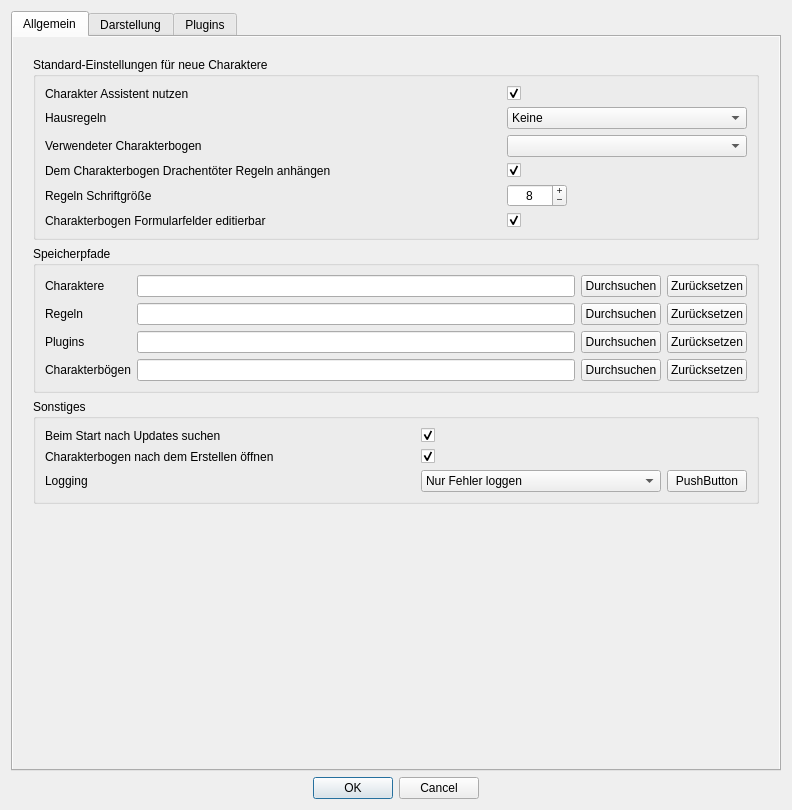
<?xml version="1.0" encoding="UTF-8"?>
<ui version="4.0">
 <class>SettingsWindow</class>
 <widget class="QDialog" name="SettingsWindow">
  <property name="windowModality">
   <enum>Qt::WindowModality::ApplicationModal</enum>
  </property>
  <property name="geometry">
   <rect>
    <x>0</x>
    <y>0</y>
    <width>792</width>
    <height>810</height>
   </rect>
  </property>
  <property name="minimumSize">
   <size>
    <width>520</width>
    <height>0</height>
   </size>
  </property>
  <property name="windowTitle">
   <string>Taverne - Einstellungen</string>
  </property>
  <layout class="QGridLayout" name="gridLayout">
   <property name="leftMargin">
    <number>11</number>
   </property>
   <property name="topMargin">
    <number>11</number>
   </property>
   <property name="rightMargin">
    <number>11</number>
   </property>
   <property name="bottomMargin">
    <number>11</number>
   </property>
   <item row="3" column="0">
    <widget class="QDialogButtonBox" name="buttonBox">
     <property name="orientation">
      <enum>Qt::Orientation::Horizontal</enum>
     </property>
     <property name="standardButtons">
      <set>QDialogButtonBox::StandardButton::Cancel|QDialogButtonBox::StandardButton::Ok</set>
     </property>
     <property name="centerButtons">
      <bool>true</bool>
     </property>
    </widget>
   </item>
   <item row="0" column="0">
    <widget class="QTabWidget" name="tabWidget">
     <property name="currentIndex">
      <number>0</number>
     </property>
     <property name="class" stdset="0">
      <string>tabNavigation</string>
     </property>
     <widget class="QWidget" name="tab">
      <attribute name="title">
       <string>Allgemein</string>
      </attribute>
      <layout class="QGridLayout" name="gridLayout_7">
       <property name="leftMargin">
        <number>0</number>
       </property>
       <property name="topMargin">
        <number>0</number>
       </property>
       <property name="rightMargin">
        <number>0</number>
       </property>
       <property name="bottomMargin">
        <number>0</number>
       </property>
       <item row="0" column="0">
        <widget class="QScrollArea" name="scrollArea">
         <property name="frameShape">
          <enum>QFrame::Shape::NoFrame</enum>
         </property>
         <property name="widgetResizable">
          <bool>true</bool>
         </property>
         <property name="class" stdset="0">
          <string>transparent</string>
         </property>
         <widget class="QWidget" name="scrollAreaWidgetContents">
          <property name="geometry">
           <rect>
            <x>0</x>
            <y>0</y>
            <width>766</width>
            <height>728</height>
           </rect>
          </property>
          <layout class="QVBoxLayout" name="verticalLayout">
           <property name="leftMargin">
            <number>20</number>
           </property>
           <property name="topMargin">
            <number>20</number>
           </property>
           <property name="rightMargin">
            <number>20</number>
           </property>
           <property name="bottomMargin">
            <number>20</number>
           </property>
           <item>
            <widget class="QGroupBox" name="groupBox">
             <property name="font">
              <font>
               <bold>false</bold>
              </font>
             </property>
             <property name="title">
              <string>Standard-Einstellungen für neue Charaktere</string>
             </property>
             <property name="flat">
              <bool>false</bool>
             </property>
             <layout class="QGridLayout" name="gridLayout_3">
              <item row="8" column="0">
               <widget class="QLabel" name="label_16">
                <property name="text">
                 <string>Dem Charakterbogen Drachentöter Regeln anhängen</string>
                </property>
               </widget>
              </item>
              <item row="2" column="1">
               <spacer name="horizontalSpacer_4">
                <property name="orientation">
                 <enum>Qt::Orientation::Horizontal</enum>
                </property>
                <property name="sizeHint" stdset="0">
                 <size>
                  <width>40</width>
                  <height>20</height>
                 </size>
                </property>
               </spacer>
              </item>
              <item row="9" column="2">
               <widget class="QSpinBox" name="spinRulesFontSize">
                <property name="minimumSize">
                 <size>
                  <width>60</width>
                  <height>0</height>
                 </size>
                </property>
                <property name="maximumSize">
                 <size>
                  <width>60</width>
                  <height>16777215</height>
                 </size>
                </property>
                <property name="alignment">
                 <set>Qt::AlignmentFlag::AlignCenter</set>
                </property>
                <property name="buttonSymbols">
                 <enum>QAbstractSpinBox::ButtonSymbols::PlusMinus</enum>
                </property>
                <property name="minimum">
                 <number>6</number>
                </property>
                <property name="maximum">
                 <number>12</number>
                </property>
                <property name="value">
                 <number>8</number>
                </property>
               </widget>
              </item>
              <item row="10" column="0">
               <widget class="QLabel" name="label_19">
                <property name="text">
                 <string>Charakterbogen Formularfelder editierbar</string>
                </property>
               </widget>
              </item>
              <item row="10" column="2">
               <widget class="QCheckBox" name="checkFormular">
                <property name="toolTip">
                 <string>&lt;html&gt;&lt;head/&gt;&lt;body&gt;&lt;p&gt;Manche PDF-Reader können Formularfelder in PDF-Dokumenten nicht durchsuchen oder machen beispielsweise Probleme wegen der automatischen Schriftgröße. Die Formularfelder erhöhen die Dateigröße außerdem rund 10%. Mit dieser Option kannst du diese in reine Textfelder umwandeln. Sie sind dann allerdings nicht mehr editierbar. Diese Einstellung gilt für neue Charaktere. Du kannst sie nachträglich im Info-Tab des Charaktereditors ändern.&lt;/p&gt;&lt;/body&gt;&lt;/html&gt;</string>
                </property>
                <property name="text">
                 <string/>
                </property>
                <property name="checked">
                 <bool>true</bool>
                </property>
               </widget>
              </item>
              <item row="1" column="2">
               <widget class="QCheckBox" name="checkWizard">
                <property name="toolTip">
                 <string>&lt;html&gt;&lt;head/&gt;&lt;body&gt;&lt;p&gt;Der Charakter Assistent erscheint beim Erstellen eines neuen Charakters und beschleunigt die Erstellung durch Schablonen für Spezies, Kultur und Profession.&lt;/p&gt;&lt;/body&gt;&lt;/html&gt;</string>
                </property>
                <property name="text">
                 <string/>
                </property>
                <property name="checked">
                 <bool>true</bool>
                </property>
               </widget>
              </item>
              <item row="1" column="0">
               <widget class="QLabel" name="label_17">
                <property name="text">
                 <string>Charakter Assistent nutzen</string>
                </property>
               </widget>
              </item>
              <item row="4" column="2">
               <widget class="QComboBox" name="comboBogen">
                <property name="minimumSize">
                 <size>
                  <width>240</width>
                  <height>0</height>
                 </size>
                </property>
                <property name="toolTip">
                 <string>&lt;html&gt;&lt;head/&gt;&lt;body&gt;&lt;p&gt;Hier erscheinen alle Charakterbögen, die mit Taverne geliefert werden sowie alle aus deinem Charakterbogen-Pfad, siehe unten. Der gewählte Charakterbogen wird bei neuen Charakteren automatisch aktiv gesetzt. Dies kannst du nachträglich im Info-Tab des Charaktereditors ändern.&lt;/p&gt;&lt;/body&gt;&lt;/html&gt;</string>
                </property>
               </widget>
              </item>
              <item row="9" column="0">
               <widget class="QLabel" name="label_6">
                <property name="font">
                 <font>
                  <italic>false</italic>
                  <bold>false</bold>
                 </font>
                </property>
                <property name="text">
                 <string>Regeln Schriftgröße</string>
                </property>
               </widget>
              </item>
              <item row="2" column="0">
               <widget class="QLabel" name="label_4">
                <property name="text">
                 <string>Hausregeln</string>
                </property>
               </widget>
              </item>
              <item row="2" column="2">
               <widget class="QComboBox" name="comboRegelbasis">
                <property name="minimumSize">
                 <size>
                  <width>240</width>
                  <height>0</height>
                 </size>
                </property>
                <property name="toolTip">
                 <string>&lt;html&gt;&lt;head/&gt;&lt;body&gt;&lt;p&gt;Hier erscheinen alle Hausregeldatenbanken in deinem Regel-Pfad, siehe unten. Die gewählten Hausregeln werden bei neuen Charakteren automatisch aktiv gesetzt. Dies kannst du nachträglich im Info-Tab des Charaktereditors ändern.&lt;/p&gt;&lt;/body&gt;&lt;/html&gt;</string>
                </property>
                <item>
                 <property name="text">
                  <string>Keine</string>
                 </property>
                </item>
               </widget>
              </item>
              <item row="8" column="2">
               <widget class="QCheckBox" name="checkCheatsheet">
                <property name="toolTip">
                 <string>&lt;html&gt;&lt;head/&gt;&lt;body&gt;&lt;p&gt;Taverne kann automatisch alle Regeln, die für deinen Charakter relevant sind, zusammentragen und deiner PDF hinten anfügen. Diese Einstellung gilt für neue Charaktere. Du kannst sie nachträglich im Info-Tab des Charaktereditors ändern.&lt;/p&gt;&lt;/body&gt;&lt;/html&gt;</string>
                </property>
                <property name="text">
                 <string/>
                </property>
                <property name="checked">
                 <bool>true</bool>
                </property>
               </widget>
              </item>
              <item row="4" column="0">
               <widget class="QLabel" name="label">
                <property name="font">
                 <font>
                  <italic>false</italic>
                  <bold>false</bold>
                 </font>
                </property>
                <property name="text">
                 <string>Verwendeter Charakterbogen</string>
                </property>
               </widget>
              </item>
             </layout>
            </widget>
           </item>
           <item>
            <widget class="QGroupBox" name="groupBox_2">
             <property name="title">
              <string>Speicherpfade</string>
             </property>
             <layout class="QGridLayout" name="gridLayout_5">
              <item row="3" column="0">
               <widget class="QLabel" name="label_7">
                <property name="minimumSize">
                 <size>
                  <width>70</width>
                  <height>0</height>
                 </size>
                </property>
                <property name="text">
                 <string>Plugins</string>
                </property>
               </widget>
              </item>
              <item row="2" column="0">
               <widget class="QLabel" name="label_3">
                <property name="minimumSize">
                 <size>
                  <width>70</width>
                  <height>0</height>
                 </size>
                </property>
                <property name="text">
                 <string>Regeln</string>
                </property>
               </widget>
              </item>
              <item row="3" column="2">
               <widget class="QPushButton" name="buttonPlugins">
                <property name="font">
                 <font>
                  <hintingpreference>PreferNoHinting</hintingpreference>
                 </font>
                </property>
                <property name="toolTip">
                 <string>Ordner suchen</string>
                </property>
                <property name="text">
                 <string>Durchsuchen</string>
                </property>
                <property name="class" stdset="0">
                 <string>icon</string>
                </property>
               </widget>
              </item>
              <item row="3" column="3">
               <widget class="QPushButton" name="resetPlugins">
                <property name="font">
                 <font>
                  <hintingpreference>PreferNoHinting</hintingpreference>
                 </font>
                </property>
                <property name="toolTip">
                 <string>Auf den Standardordner zurücksetzen</string>
                </property>
                <property name="text">
                 <string>Zurücksetzen</string>
                </property>
                <property name="class" stdset="0">
                 <string>icon</string>
                </property>
               </widget>
              </item>
              <item row="0" column="3">
               <widget class="QPushButton" name="resetChar">
                <property name="font">
                 <font>
                  <hintingpreference>PreferNoHinting</hintingpreference>
                 </font>
                </property>
                <property name="toolTip">
                 <string>Auf den Standardordner zurücksetzen</string>
                </property>
                <property name="text">
                 <string>Zurücksetzen</string>
                </property>
                <property name="class" stdset="0">
                 <string>icon</string>
                </property>
               </widget>
              </item>
              <item row="2" column="1">
               <widget class="QLineEdit" name="editRegeln"/>
              </item>
              <item row="0" column="1">
               <widget class="QLineEdit" name="editChar">
                <property name="readOnly">
                 <bool>false</bool>
                </property>
                <property name="clearButtonEnabled">
                 <bool>false</bool>
                </property>
               </widget>
              </item>
              <item row="2" column="3">
               <widget class="QPushButton" name="resetRegeln">
                <property name="font">
                 <font>
                  <hintingpreference>PreferNoHinting</hintingpreference>
                 </font>
                </property>
                <property name="toolTip">
                 <string>Auf den Standardordner zurücksetzen</string>
                </property>
                <property name="text">
                 <string>Zurücksetzen</string>
                </property>
                <property name="class" stdset="0">
                 <string>icon</string>
                </property>
               </widget>
              </item>
              <item row="2" column="2">
               <widget class="QPushButton" name="buttonRegeln">
                <property name="font">
                 <font>
                  <hintingpreference>PreferNoHinting</hintingpreference>
                 </font>
                </property>
                <property name="toolTip">
                 <string>Ordner suchen</string>
                </property>
                <property name="text">
                 <string>Durchsuchen</string>
                </property>
                <property name="class" stdset="0">
                 <string>icon</string>
                </property>
               </widget>
              </item>
              <item row="0" column="0">
               <widget class="QLabel" name="label_2">
                <property name="minimumSize">
                 <size>
                  <width>70</width>
                  <height>0</height>
                 </size>
                </property>
                <property name="text">
                 <string>Charaktere</string>
                </property>
               </widget>
              </item>
              <item row="3" column="1">
               <widget class="QLineEdit" name="editPlugins"/>
              </item>
              <item row="0" column="2">
               <widget class="QPushButton" name="buttonChar">
                <property name="font">
                 <font>
                  <hintingpreference>PreferNoHinting</hintingpreference>
                 </font>
                </property>
                <property name="toolTip">
                 <string>Ordner suchen</string>
                </property>
                <property name="text">
                 <string>Durchsuchen</string>
                </property>
                <property name="class" stdset="0">
                 <string>icon</string>
                </property>
               </widget>
              </item>
              <item row="4" column="0">
               <widget class="QLabel" name="label_18">
                <property name="text">
                 <string>Charakterbögen</string>
                </property>
               </widget>
              </item>
              <item row="4" column="1">
               <widget class="QLineEdit" name="editCharakterboegen"/>
              </item>
              <item row="4" column="2">
               <widget class="QPushButton" name="buttonCharakterboegen">
                <property name="font">
                 <font>
                  <hintingpreference>PreferNoHinting</hintingpreference>
                 </font>
                </property>
                <property name="text">
                 <string>Durchsuchen</string>
                </property>
                <property name="class" stdset="0">
                 <string>icon</string>
                </property>
               </widget>
              </item>
              <item row="4" column="3">
               <widget class="QPushButton" name="resetCharakterboegen">
                <property name="font">
                 <font>
                  <hintingpreference>PreferNoHinting</hintingpreference>
                 </font>
                </property>
                <property name="text">
                 <string>Zurücksetzen</string>
                </property>
                <property name="class" stdset="0">
                 <string>icon</string>
                </property>
               </widget>
              </item>
             </layout>
            </widget>
           </item>
           <item>
            <widget class="QGroupBox" name="groupBox_5">
             <property name="title">
              <string>Sonstiges</string>
             </property>
             <layout class="QGridLayout" name="gridLayout_4">
              <item row="4" column="0">
               <widget class="QLabel" name="label_5">
                <property name="text">
                 <string>Logging</string>
                </property>
               </widget>
              </item>
              <item row="2" column="2">
               <widget class="QCheckBox" name="checkUpdate">
                <property name="toolTip">
                 <string>&lt;html&gt;&lt;head/&gt;&lt;body&gt;&lt;p&gt;Falls aktiviert sendet Taverne bei jedem Start eine Anfrage an github.com, um nachzusehen, ob es eine neuere Version gibt.&lt;/p&gt;&lt;/body&gt;&lt;/html&gt;</string>
                </property>
                <property name="text">
                 <string/>
                </property>
                <property name="checked">
                 <bool>true</bool>
                </property>
               </widget>
              </item>
              <item row="2" column="0">
               <widget class="QLabel" name="label_14">
                <property name="text">
                 <string>Beim Start nach Updates suchen</string>
                </property>
               </widget>
              </item>
              <item row="4" column="2" colspan="2">
               <layout class="QHBoxLayout" name="horizontalLayout">
                <item>
                 <widget class="QComboBox" name="comboLogging">
                  <property name="minimumSize">
                   <size>
                    <width>240</width>
                    <height>0</height>
                   </size>
                  </property>
                  <property name="currentIndex">
                   <number>0</number>
                  </property>
                  <item>
                   <property name="text">
                    <string>Nur Fehler loggen</string>
                   </property>
                  </item>
                  <item>
                   <property name="text">
                    <string>Warnungen und Fehler loggen</string>
                   </property>
                  </item>
                  <item>
                   <property name="text">
                    <string>Alles loggen</string>
                   </property>
                  </item>
                 </widget>
                </item>
                <item>
                 <widget class="QPushButton" name="buttonLogOpen">
                  <property name="font">
                   <font>
                    <hintingpreference>PreferNoHinting</hintingpreference>
                   </font>
                  </property>
                  <property name="toolTip">
                   <string>Logdatei zeigen</string>
                  </property>
                  <property name="text">
                   <string>PushButton</string>
                  </property>
                  <property name="class" stdset="0">
                   <string>icon</string>
                  </property>
                 </widget>
                </item>
               </layout>
              </item>
              <item row="4" column="1">
               <spacer name="horizontalSpacer_5">
                <property name="orientation">
                 <enum>Qt::Orientation::Horizontal</enum>
                </property>
                <property name="sizeHint" stdset="0">
                 <size>
                  <width>40</width>
                  <height>20</height>
                 </size>
                </property>
               </spacer>
              </item>
              <item row="3" column="0">
               <widget class="QLabel" name="label_15">
                <property name="text">
                 <string>Charakterbogen nach dem Erstellen öffnen</string>
                </property>
               </widget>
              </item>
              <item row="3" column="2">
               <widget class="QCheckBox" name="checkPDFOpen">
                <property name="text">
                 <string/>
                </property>
                <property name="checked">
                 <bool>true</bool>
                </property>
               </widget>
              </item>
             </layout>
            </widget>
           </item>
           <item>
            <spacer name="verticalSpacer_2">
             <property name="orientation">
              <enum>Qt::Orientation::Vertical</enum>
             </property>
             <property name="sizeHint" stdset="0">
              <size>
               <width>20</width>
               <height>40</height>
              </size>
             </property>
            </spacer>
           </item>
          </layout>
         </widget>
        </widget>
       </item>
      </layout>
     </widget>
     <widget class="QWidget" name="tab_3">
      <attribute name="title">
       <string>Darstellung</string>
      </attribute>
      <layout class="QGridLayout" name="gridLayout_8">
       <item row="8" column="2">
        <spacer name="verticalSpacer">
         <property name="orientation">
          <enum>Qt::Orientation::Vertical</enum>
         </property>
         <property name="sizeHint" stdset="0">
          <size>
           <width>20</width>
           <height>40</height>
          </size>
         </property>
        </spacer>
       </item>
       <item row="0" column="0" colspan="3">
        <widget class="QGroupBox" name="groupBox_3">
         <property name="title">
          <string/>
         </property>
         <layout class="QGridLayout" name="gridLayout_2">
          <item row="6" column="0">
           <widget class="QLabel" name="label_13">
            <property name="text">
             <string>Hauptfenster Charakterliste Layout</string>
            </property>
           </widget>
          </item>
          <item row="6" column="2">
           <layout class="QHBoxLayout" name="horizontalLayout_3">
            <item>
             <widget class="QLabel" name="label_21">
              <property name="text">
               <string>Spalten</string>
              </property>
             </widget>
            </item>
            <item>
             <widget class="QSpinBox" name="spinCharListCols">
              <property name="minimumSize">
               <size>
                <width>60</width>
                <height>0</height>
               </size>
              </property>
              <property name="maximumSize">
               <size>
                <width>60</width>
                <height>16777215</height>
               </size>
              </property>
              <property name="buttonSymbols">
               <enum>QAbstractSpinBox::ButtonSymbols::PlusMinus</enum>
              </property>
              <property name="minimum">
               <number>1</number>
              </property>
              <property name="maximum">
               <number>4</number>
              </property>
              <property name="value">
               <number>2</number>
              </property>
             </widget>
            </item>
            <item>
             <widget class="QLabel" name="label_22">
              <property name="text">
               <string>Zeilen</string>
              </property>
             </widget>
            </item>
            <item>
             <widget class="QSpinBox" name="spinCharListRows">
              <property name="minimumSize">
               <size>
                <width>60</width>
                <height>0</height>
               </size>
              </property>
              <property name="maximumSize">
               <size>
                <width>60</width>
                <height>16777215</height>
               </size>
              </property>
              <property name="buttonSymbols">
               <enum>QAbstractSpinBox::ButtonSymbols::PlusMinus</enum>
              </property>
              <property name="minimum">
               <number>1</number>
              </property>
              <property name="maximum">
               <number>8</number>
              </property>
              <property name="value">
               <number>5</number>
              </property>
             </widget>
            </item>
            <item>
             <spacer name="horizontalSpacer">
              <property name="orientation">
               <enum>Qt::Orientation::Horizontal</enum>
              </property>
              <property name="sizeHint" stdset="0">
               <size>
                <width>40</width>
                <height>20</height>
               </size>
              </property>
             </spacer>
            </item>
           </layout>
          </item>
          <item row="1" column="0">
           <widget class="QLabel" name="label_9">
            <property name="text">
             <string>Schriftart</string>
            </property>
           </widget>
          </item>
          <item row="3" column="0">
           <widget class="QLabel" name="label_11">
            <property name="text">
             <string>Schriftart Überschriften</string>
            </property>
           </widget>
          </item>
          <item row="3" column="2">
           <widget class="QComboBox" name="comboFontHeading">
            <property name="minimumSize">
             <size>
              <width>240</width>
              <height>0</height>
             </size>
            </property>
           </widget>
          </item>
          <item row="0" column="0">
           <widget class="QLabel" name="label_8">
            <property name="text">
             <string>Theme</string>
            </property>
           </widget>
          </item>
          <item row="4" column="2">
           <widget class="QSpinBox" name="spinAppFontHeadingSize">
            <property name="minimumSize">
             <size>
              <width>60</width>
              <height>0</height>
             </size>
            </property>
            <property name="maximumSize">
             <size>
              <width>60</width>
              <height>16777215</height>
             </size>
            </property>
            <property name="layoutDirection">
             <enum>Qt::LayoutDirection::LeftToRight</enum>
            </property>
            <property name="alignment">
             <set>Qt::AlignmentFlag::AlignCenter</set>
            </property>
            <property name="buttonSymbols">
             <enum>QAbstractSpinBox::ButtonSymbols::PlusMinus</enum>
            </property>
            <property name="minimum">
             <number>6</number>
            </property>
            <property name="maximum">
             <number>18</number>
            </property>
            <property name="value">
             <number>10</number>
            </property>
           </widget>
          </item>
          <item row="5" column="0">
           <widget class="QLabel" name="labelDPI">
            <property name="text">
             <string>DPI-Skalierung</string>
            </property>
           </widget>
          </item>
          <item row="5" column="2">
           <widget class="QCheckBox" name="checkDPI">
            <property name="toolTip">
             <string>&lt;html&gt;&lt;head/&gt;&lt;body&gt;&lt;p&gt;Viele Betriebssysteme bieten an, Programme, Schriften usw. größer darzustellen. Taverne kann diese sogenannte DPI-Skalierung vom Betriebssystem übernehmen. Dabei kann es aktuell allerdings noch zu Darstellungsfehlern wie niedrigaufgelösten Bildern oder Icons kommen.&lt;/p&gt;&lt;/body&gt;&lt;/html&gt;</string>
            </property>
            <property name="text">
             <string/>
            </property>
           </widget>
          </item>
          <item row="4" column="0">
           <widget class="QLabel" name="label_12">
            <property name="text">
             <string>Schriftgröße Überschriften</string>
            </property>
           </widget>
          </item>
          <item row="2" column="0">
           <widget class="QLabel" name="label_10">
            <property name="text">
             <string>Schriftgröße</string>
            </property>
           </widget>
          </item>
          <item row="3" column="1">
           <spacer name="horizontalSpacer_3">
            <property name="orientation">
             <enum>Qt::Orientation::Horizontal</enum>
            </property>
            <property name="sizeHint" stdset="0">
             <size>
              <width>40</width>
              <height>20</height>
             </size>
            </property>
           </spacer>
          </item>
          <item row="2" column="2">
           <widget class="QSpinBox" name="spinAppFontSize">
            <property name="minimumSize">
             <size>
              <width>60</width>
              <height>0</height>
             </size>
            </property>
            <property name="maximumSize">
             <size>
              <width>60</width>
              <height>16777215</height>
             </size>
            </property>
            <property name="layoutDirection">
             <enum>Qt::LayoutDirection::LeftToRight</enum>
            </property>
            <property name="alignment">
             <set>Qt::AlignmentFlag::AlignCenter</set>
            </property>
            <property name="buttonSymbols">
             <enum>QAbstractSpinBox::ButtonSymbols::PlusMinus</enum>
            </property>
            <property name="minimum">
             <number>6</number>
            </property>
            <property name="maximum">
             <number>18</number>
            </property>
            <property name="value">
             <number>8</number>
            </property>
           </widget>
          </item>
          <item row="1" column="2">
           <widget class="QComboBox" name="comboFont">
            <property name="minimumSize">
             <size>
              <width>240</width>
              <height>0</height>
             </size>
            </property>
           </widget>
          </item>
          <item row="0" column="2">
           <layout class="QHBoxLayout" name="horizontalLayout_2">
            <item>
             <widget class="QComboBox" name="comboTheme">
              <property name="minimumSize">
               <size>
                <width>240</width>
                <height>0</height>
               </size>
              </property>
             </widget>
            </item>
            <item>
             <widget class="QPushButton" name="resetFontOS">
              <property name="font">
               <font>
                <hintingpreference>PreferNoHinting</hintingpreference>
               </font>
              </property>
              <property name="toolTip">
               <string>Darstellungsoptionen auf Betriebssystemstandard zurücksetzen</string>
              </property>
              <property name="text">
               <string>OS</string>
              </property>
              <property name="class" stdset="0">
               <string>icon</string>
              </property>
             </widget>
            </item>
           </layout>
          </item>
         </layout>
        </widget>
       </item>
      </layout>
     </widget>
     <widget class="QWidget" name="tab_2">
      <attribute name="title">
       <string>Plugins</string>
      </attribute>
      <layout class="QGridLayout" name="gridLayout_6">
       <item row="1" column="0" rowspan="2">
        <widget class="QTableWidget" name="tablePlugins">
         <property name="editTriggers">
          <set>QAbstractItemView::EditTrigger::NoEditTriggers</set>
         </property>
         <property name="alternatingRowColors">
          <bool>true</bool>
         </property>
         <property name="selectionMode">
          <enum>QAbstractItemView::SelectionMode::SingleSelection</enum>
         </property>
         <property name="selectionBehavior">
          <enum>QAbstractItemView::SelectionBehavior::SelectRows</enum>
         </property>
        </widget>
       </item>
       <item row="2" column="2">
        <layout class="QHBoxLayout" name="layoutPluginButtons">
         <item>
          <widget class="QPushButton" name="buttonSettings">
           <property name="font">
            <font>
             <hintingpreference>PreferNoHinting</hintingpreference>
            </font>
           </property>
           <property name="text">
            <string>Einstellungen</string>
           </property>
           <property name="class" stdset="0">
            <string>icon</string>
           </property>
          </widget>
         </item>
         <item>
          <spacer name="horizontalSpacer_2">
           <property name="orientation">
            <enum>Qt::Orientation::Horizontal</enum>
           </property>
           <property name="sizeHint" stdset="0">
            <size>
             <width>40</width>
             <height>20</height>
            </size>
           </property>
          </spacer>
         </item>
         <item>
          <widget class="QPushButton" name="buttonInstall">
           <property name="text">
            <string>Installieren</string>
           </property>
          </widget>
         </item>
         <item>
          <widget class="QPushButton" name="buttonUpdate">
           <property name="text">
            <string>Update</string>
           </property>
          </widget>
         </item>
         <item>
          <widget class="QPushButton" name="buttonDowngrade">
           <property name="text">
            <string>Downgrade</string>
           </property>
          </widget>
         </item>
         <item>
          <widget class="QPushButton" name="buttonDelete">
           <property name="text">
            <string>Löschen</string>
           </property>
          </widget>
         </item>
        </layout>
       </item>
       <item row="1" column="2">
        <widget class="QTextBrowser" name="tbPluginInfo"/>
       </item>
       <item row="3" column="0" colspan="3">
        <widget class="QProgressBar" name="progressBar">
         <property name="value">
          <number>0</number>
         </property>
         <property name="textVisible">
          <bool>true</bool>
         </property>
        </widget>
       </item>
      </layout>
     </widget>
    </widget>
   </item>
  </layout>
 </widget>
 <tabstops>
  <tabstop>checkWizard</tabstop>
  <tabstop>comboRegelbasis</tabstop>
  <tabstop>comboBogen</tabstop>
  <tabstop>checkCheatsheet</tabstop>
  <tabstop>spinRulesFontSize</tabstop>
  <tabstop>checkFormular</tabstop>
  <tabstop>editChar</tabstop>
  <tabstop>buttonChar</tabstop>
  <tabstop>resetChar</tabstop>
  <tabstop>editRegeln</tabstop>
  <tabstop>buttonRegeln</tabstop>
  <tabstop>resetRegeln</tabstop>
  <tabstop>editPlugins</tabstop>
  <tabstop>buttonPlugins</tabstop>
  <tabstop>resetPlugins</tabstop>
  <tabstop>editCharakterboegen</tabstop>
  <tabstop>buttonCharakterboegen</tabstop>
  <tabstop>resetCharakterboegen</tabstop>
  <tabstop>comboTheme</tabstop>
  <tabstop>resetFontOS</tabstop>
  <tabstop>spinCharListCols</tabstop>
  <tabstop>spinCharListRows</tabstop>
  <tabstop>checkUpdate</tabstop>
  <tabstop>checkPDFOpen</tabstop>
  <tabstop>comboLogging</tabstop>
  <tabstop>buttonLogOpen</tabstop>
 </tabstops>
 <resources/>
 <connections>
  <connection>
   <sender>buttonBox</sender>
   <signal>accepted()</signal>
   <receiver>SettingsWindow</receiver>
   <slot>accept()</slot>
   <hints>
    <hint type="sourcelabel">
     <x>268</x>
     <y>839</y>
    </hint>
    <hint type="destinationlabel">
     <x>157</x>
     <y>274</y>
    </hint>
   </hints>
  </connection>
  <connection>
   <sender>buttonBox</sender>
   <signal>rejected()</signal>
   <receiver>SettingsWindow</receiver>
   <slot>reject()</slot>
   <hints>
    <hint type="sourcelabel">
     <x>336</x>
     <y>839</y>
    </hint>
    <hint type="destinationlabel">
     <x>286</x>
     <y>274</y>
    </hint>
   </hints>
  </connection>
 </connections>
</ui>
